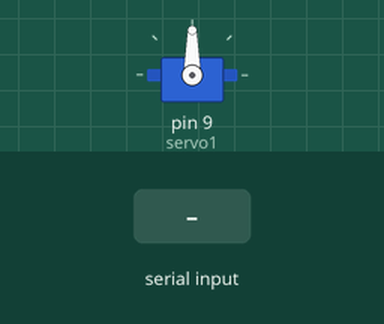
Bench run of a sketch on a simulated Arduino Uno, built with avr-gcc and run on an emulated ATmega328P. On the bench: servo. The inputs (shaded band) are chosen by the test bench.

Above: at 1.2 s.
1.3 s: "1" received over Serial
At 3.0 s:
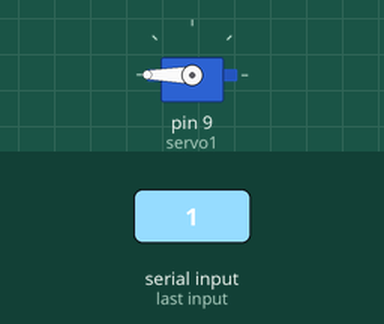
3.5 s: "2" received over Serial
At 4.6 s:
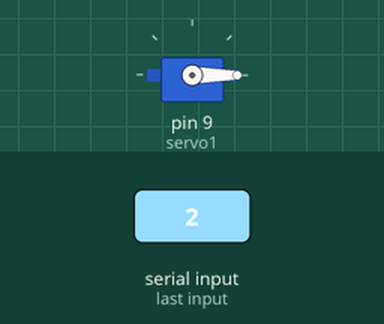
5.5 s: "3" received over Serial
At 7.4 s:
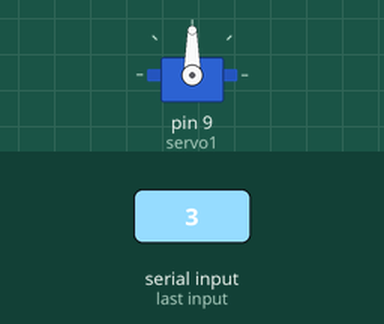
Timing chart, 0 to 8.9 s (numbered marks = the images above; inputs shaded):
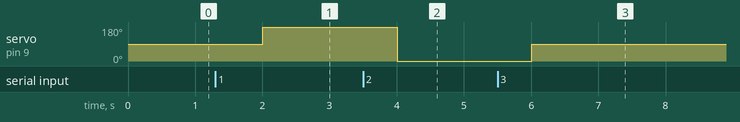

The sketch:

servo_and_mc.ino
```cpp
#include <Servo.h>
Servo servo1;

char input = "";         // 缓存字符串
boolean stringComplete = false;  // 是否string已经完成缓存

void setup() {
  // put your setup code here, to run once:
  servo1.attach(9);
  Serial.begin(9600);
}

void loop() {

  if(Serial.available()>0)
  {
    input = char(Serial.read());
    delay(2);
  }

  switch(input){
    case '1':
        servo1.write(180);
        break;
    case '2':
        servo1.write(0);
        break;
    case '3':
        servo1.write(90);
        break;
  }

  //servo1.write(int(input)*20);
  delay(1000);

}
```

Measured:
- after the input at 1.3 s, servo on pin 9 (servo1): 90° → 180° after 0.70 s
- after the input at 3.5 s, servo on pin 9 (servo1): 180° → 0° after 0.50 s
- after the input at 5.5 s, servo on pin 9 (servo1): 0° → 90° after 0.51 s
